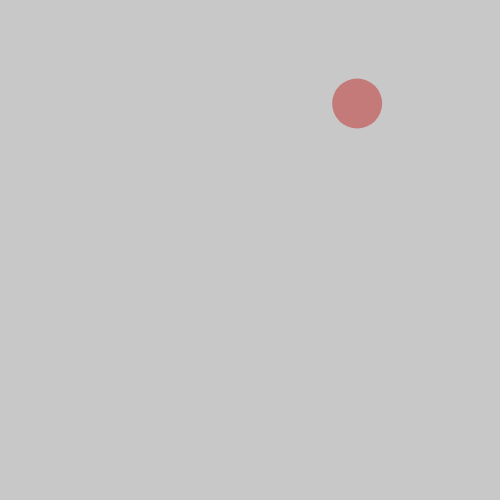
Frame 1 (no input)
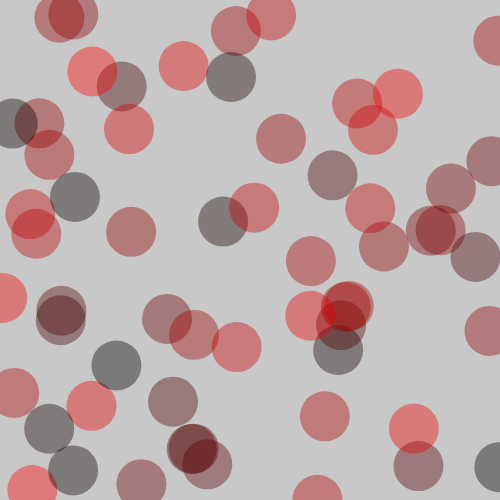
Frame 60 (no input)
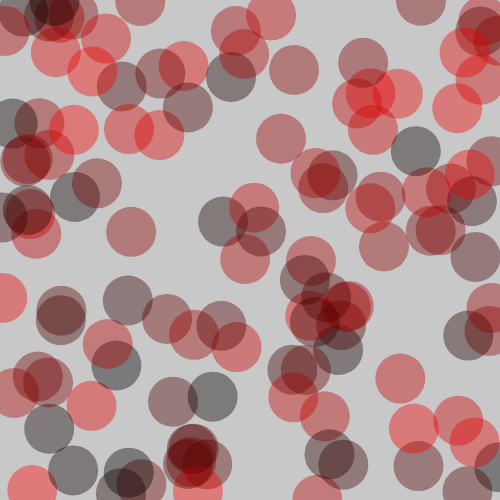
Frame 120 (the mouse pressed at the canvas centre since frame 60)

The p5.js sketch that drew these frames (run headless with seeded random() and noise() and a simulated clock; from frame 60 on, the mouse is pressed at the canvas centre):

// p5.js sketch
// ── sketch.js

var myRandomNumX;
var myRandomNumY;
var myRandomNumR

function setup() {
createCanvas(500,500);
background(200);
}

function draw () {
myRandomNumX = random (width);
myRandomNumY = random (height);
myRandomNumR = random(255)

fill(myRandomNumR, 0, 0, 100);
noStroke();
ellipse(myRandomNumX, myRandomNumY, 50, 50);

}
